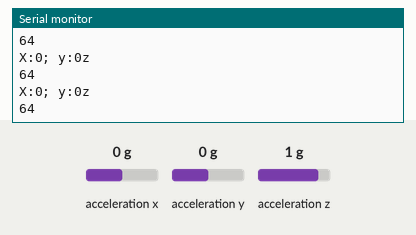
Simulated run of this sketch. Board: Arduino Uno, built with avr-gcc and run on an emulated ATmega328P. Parts: the last lines printed to the serial monitor. The inputs (shaded band) are chosen by the test bench; at power-on: acceleration x 0 g, acceleration y 0 g, acceleration z 1 g.

Above: at 1.2 s.
1.3 s: acceleration x set to -1.4 g
At 1.61 s:
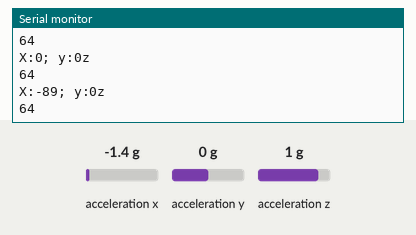
2.8 s: acceleration y set to -1.4 g
At 3.06 s:
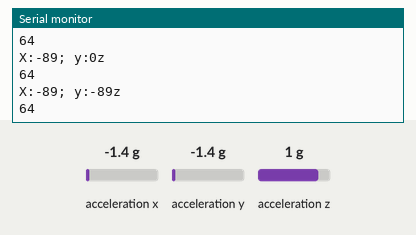
4.3 s: acceleration z set to -1.4 g
At 4.51 s:
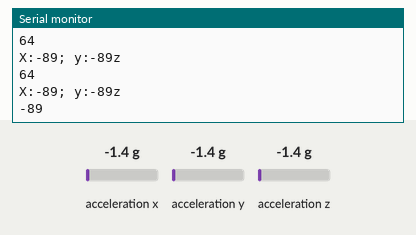

The sketch:

leds.ino
```cpp
#include <SparkFun_ADXL345.h>
#include <SPI.h>
#include <Wire.h>
#include <LedControl.h>

#define entradaaa   12   //pin 12 conectado al pin de datos del max7219.
#define clockoo 11   //pin 11 conectado al pin de clock del max7219.
#define cs  10   //pin 10 conectado al pin de carga del max7219.

LedControl matrizzl = LedControl(entradaaa,clockoo,cs,1);
ADXL345 acelerometrooo = ADXL345();

byte circuloo1[8]= {        // array que contiene todos los elementos de las
  B11111111,
  B11111111,
  B00000000,
  B00011000,
  B00011000,
  B00000000,
  B11111111,
  B11111111
};
byte circuloo2[8]= {       // array que contiene todos los elementos de las
  B11111111,
  B11111111,
  B00000000,
  B11000000,
  B11000000,
  B00000000,
  B11111111,
  B11111111
};

byte circuloo3[8]= {       // array que contiene todos los elementos de las
  B11111111,
  B11111111,
  B00000000,
  B00000011,
  B00000011,
  B00000000,
  B11111111,
  B11111111
};

byte circuloo4[8]={B11111111,
  B00000000,
  B00000000,
  B00000110,
  B00000110,
  B00000000,
  B00000000,
  B11111111};

byte circuloo5[8]={
  B11111111,
  B11111111,
  B00000000,
  B01100000,
  B01100000,
  B00000000,
  B11111111,
  B11111111
};

unsigned long delayyy = 20;

void setup() {
  Serial.begin(9600);
  Serial.println("iniciar");
  Serial.println();
  acelerometrooo.powerOn();
  acelerometrooo.setRangeSetting(8);
  matrizzl.shutdown(0,false); //Activo el max7219 para poder mostrar los digitos.
  matrizzl.setIntensity(0,15);  //Brilo a la mitad
  matrizzl.clearDisplay(0);
}

void loop() {
cosito();
}


void cosito(){
int x,y,z;
acelerometrooo.readAccel(&x,&y,&z);
Serial.print("X:");
Serial.print(x);
Serial.print("; ");
Serial.print("y:");
Serial.print(y);
Serial.println("z");
Serial.println(z);
delay(80);
if(x==-4 && y>=-8 && y<=-7){
  for(int i=0; i<8;i++)
      {
        matrizzl.setRow(0,i,circuloo1[i]);
      }
}
delay(delayyy);
if(x>=-30 && y>=3 && x<=-4 && y<=14){
  for(int i=0; i<8;i++)
      {
        matrizzl.setRow(0,i,circuloo3[i]);
      }
}
delay(delayyy);
if(x<=-2 && y==4 &&x>=-3){
  for(int i=0; i<8;i++)
      {
        matrizzl.setRow(0,i,circuloo4[i]);
      }
}
delay(delayyy);
if(x>=2 && y>=-63 && x<=031 && y<=61){
  for(int i=0; i<8;i++)
      {
        matrizzl.setRow(0,i,circuloo2[i]);
      }
}
delay(delayyy);
if(x>=2 && y>=4 && x<=4 && y<=5){
  for(int i=0; i<8;i++)
      {
        matrizzl.setRow(0,i,circuloo2[i]);
      }
}
delay(delayyy);
}
```

Measured:
- after the input at 1.3 s, the serial monitor: prints a new line after 0.15 s (image 1)
- after the input at 2.8 s, the serial monitor: prints a new line after 0.11 s (image 2)
- after the input at 4.3 s, the serial monitor: prints a new line after 0.08 s (image 3)
